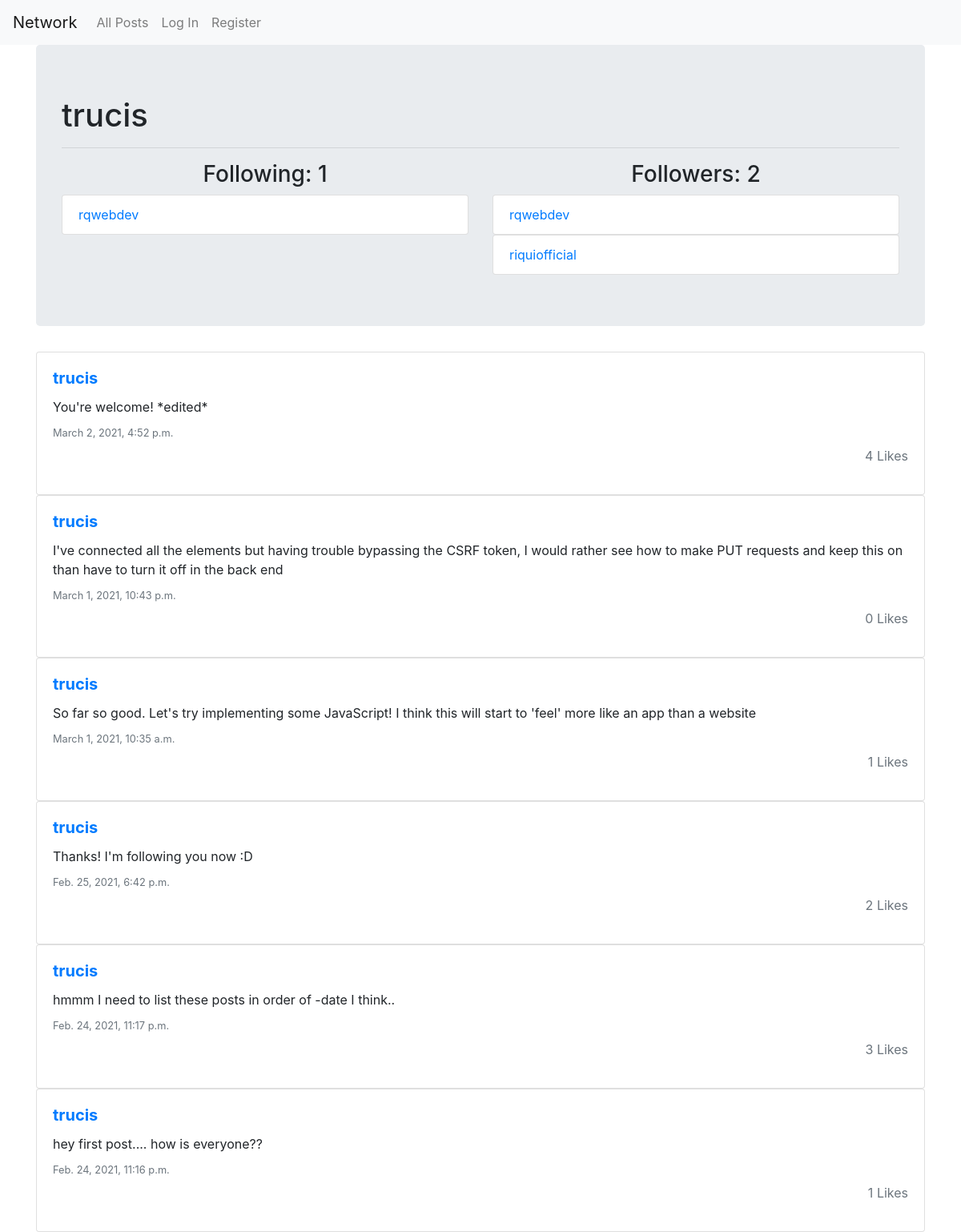
Page /profile/trucis on the committed database.
### network/models.py (models this page shows, shortened)
class User(AbstractUser):
    following = models.ManyToManyField(
        "self", symmetrical=False, blank=True, default=None)
    def total_following(self):
        return self.following.count()

class Post(models.Model):
    author = models.ForeignKey(User, on_delete=models.CASCADE)
    content = models.CharField(max_length=250)
    date = models.DateTimeField(auto_now_add=True)
    likes = models.ManyToManyField(
        User, blank=True, default=None, related_name="post_likes")
    def total_likes(self):
        return self.likes.count()

### network/views.py (the view, shortened to what this page needs)
# urls.py: path("profile", views.profile, name="profile"),
def profile(request, user=False, follow=None):
    if user == False:
        user = request.user
    else:
        user = get_object_or_404(User, username=user)
    total_following = user.total_following()
    followers = User.objects.filter(following=user)
    total_followers = followers.count()
    own_profile = False
    already_following = False
    if user == request.user:
        own_profile = True
    elif request.user in followers:
        already_following = True
    posts = Post.objects.filter(author__exact=user)
    ordered_posts = posts.order_by("-date")
    return render(request, "network/profile.html", {"title": user.username, "user": user, "total_following": total_following, "total_followers": total_followers, "followers": followers, "posts": ordered_posts, "own_profile": own_profile, "already_following": already_following})

### network/templates/network/profile.html (shortened to what this page needs)
{% extends "network/layout.html" %}{% block title %}Social Network - {{title}}{%endblock%} {% block body %}
<div class="container">
  <div class="jumbotron">
    <h1>{{user.username}}
    </h1>
    <hr class="my-3" />
    <div class="row">
      <div class="col-6">
        <h3 class="text-center">Following: {{total_following}}</h3>
        <ul class="list-group">
          {% for follower in user.following.all %}
          <a href="/profile/{{follower}}"><li class="list-group-item">{{follower}}</li></a>
          {% endfor %}
        </ul>
      </div>
      <div class="col-6">
        <h3 class="text-center">Followers: {{total_followers}}</h3>
        <ul class="list-group">
          {% for follower in followers %}
          <a href="/profile/{{follower}}"><li class="list-group-item">{{follower}}</li></a>
          {% endfor %}
        </ul>
      </div>
    </div>
</div>
</div>
<div class="container">
      <div class="row">
            {% for post in posts %}
            <div class="container">
              <div class="card">
                <div class="card-body">
                    <a href="{% url 'user_profile' post.author %}"><h5 class="card-title"><strong>{{post.author}}</strong></h5></a>
                    <p class="card-text" id="card-text{{post.id}}">{{post.content}}</p>
                  <h6 class="card-subtitle mb-2 text-muted" id="date{{post.id}}">
                    <small>{{post.date}}</small>
                  </h6>
                  <p class="text-muted mt-0 text-right like{{post.id}}">{{post.total_likes}} Likes
                  </p>
                </div>
              </div>
            </div>
            {%endfor%}
    </div>
</div>
{% endblock %}

### rows in the picture
User: username "trucis"
User: username "rqwebdev"
User: username "riquiofficial"
Post: author "trucis", content "You're welcome! *edited*", date "March 2, 2021, 4:52 p.m.", total_likes "4"
Post: author "trucis", content "I've connected all the elements but having trouble bypassing the CSRF token, I would rather see how to make PUT requests and keep this on than have to turn it off in the back end", date "March 1, 2021, 10:43 p.m.", total_likes "0"
Post: author "trucis", content "So far so good. Let's try implementing some JavaScript! I think this will start to 'feel' more like an app than a website", date "March 1, 2021, 10:35 a.m.", total_likes "1"
Post: author "trucis", content "Thanks! I'm following you now :D", date "Feb. 25, 2021, 6:42 p.m.", total_likes "2"
Post: author "trucis", content "hmmm I need to list these posts in order of -date I think..", date "Feb. 24, 2021, 11:17 p.m.", total_likes "3"
Post: author "trucis", content "hey first post.... how is everyone??", date "Feb. 24, 2021, 11:16 p.m.", total_likes "1"

### other values in the picture
{{ total_following }} "1"
{{ total_followers }} "2"
